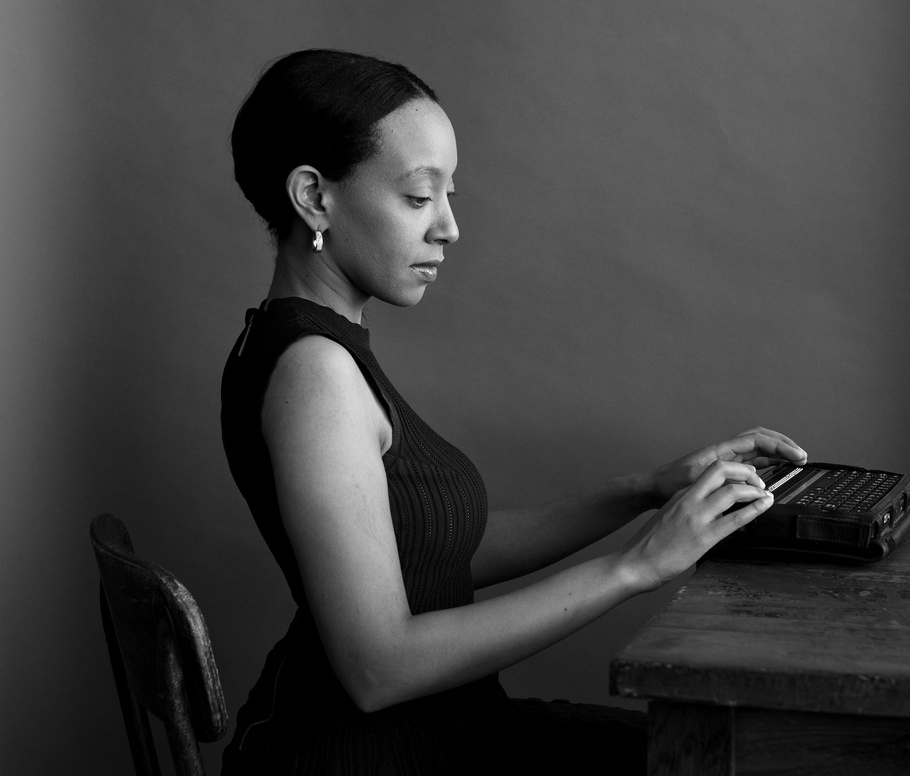
#> input picture 1. Intro to Computer Vision/extra/images/person.jpg, 910 x 776 px, shrunk from 2229 x 1901 before the run
$ jupyter execute --allow-errors 01_Filter_on_classical_computer_vision.ipynb   (shell and % lines are left out)
#> lines starting #> are read from the running program, lines starting #| are printed output that depends on the picture; after the words box and inside, x2 and y2 are one past the last pixel; in counts of white or black regions, pixels touching at a corner belong together
[cell 1]
import matplotlib.pyplot as plt
import matplotlib.image as mpimg

import cv2
import numpy as np
from scipy import ndimage

[cell 2]
# read image
person_img = mpimg.imread("images/person.jpg")
#> person_img is the input picture: shape (776, 910, 3); min 0, max 255, mean 61.9
jeruk_img = mpimg.imread("images/jeruk_nipis.jpg")
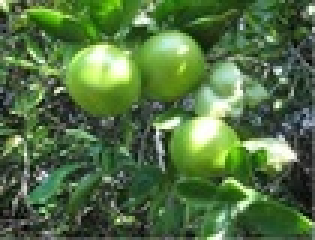
#> input picture 1. Intro to Computer Vision/extra/images/jeruk_nipis.jpg, 105 x 80 px, shrunk from 258 x 195 before the run (shown 3 times larger)
#> jeruk_img is the input picture: shape (80, 105, 3); mean R, G, B 82.3, 112.1, 66.5

[cell 3]
# image shape
person_img.shape, jeruk_img.shape
#> Out = ((776, 910, 3), (80, 105, 3))

[cell 4]
plt.imshow(person_img)
plt.show()

plt.imshow(jeruk_img)
plt.show()

[cell 5]
person_gray =cv2.cvtColor(person_img, cv2.COLOR_RGB2GRAY)
plt.title("Person")
plt.imshow(person_gray, cmap="gray")
plt.show()

[cell 6]
person_gray.shape
#> Out = (776, 910)

[cell 7]
jeruk_gray =cv2.cvtColor(jeruk_img, cv2.COLOR_RGB2GRAY)
plt.title("jeruk")
plt.imshow(jeruk_gray, cmap="gray")
plt.show()

[cell 8]
jeruk_gray.shape
#> Out = (80, 105)

[cell 9]
#create custom kernel
# 3x3 array for edge detection
filter_edge = np.array([
    [0, -1, 0],
    [-1, 4, -1],
    [0, -1, 0]
])

filter_sharpen = np.array([
    [0, -1, 0],
    [-1, 5, -1],
    [0, -1, 0]
])

[cell 10]
def image_filter(img, filter_matrix):
    filtered_imge = cv2.filter2D(img, -1, filter_matrix)
    print(filtered_imge.shape)
#| (80, 105)
    plt.title("filter_img")
    plt.imshow(filtered_imge, cmap="gray")
    plt.show()

[cell 11]
image_filter(jeruk_gray, filter_edge)

[cell 12]
jeruk_gray = cv2.cvtColor(jeruk_img, cv2.COLOR_RGB2GRAY)
plt.title("jeruk")
plt.imshow(jeruk_gray, cmap="gray")
plt.show()

image_filter(jeruk_gray, filter_sharpen)
#> in image_filter (call 2), `filtered_imge = cv2.filter2D(img, -1, filter_matrix)`:
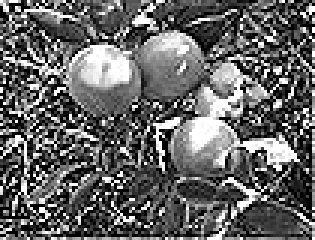
#> filtered_imge: shape (80, 105) (shown 3 times larger); min 0, max 255, mean 100.7
#| (80, 105)

# 1. More Filter Using Scikit-Image

[cell 13]
from skimage import io
from skimage.filters import roberts, sobel, scharr, prewitt

#> (a cell that did not finish here is left out)

#> (a cell that did not finish here is left out)

[cell 16]
fig, axes = plt.subplots(nrows=2, ncols=2, sharex=True, sharey=True, figsize=(8,8))
ax = axes.ravel()

#> (the rest of this cell did not finish here and is left out)

# 2. Image Segmetation

Reference : https://www.ncbi.nlm.nih.gov/pmc/articles/PMC5154238/pdf/kcam-08-05-969641.pdf

[cell 17]
from skimage import io, color, restoration, img_as_float

[cell 18]
import skimage
skimage.__version__

[cell 19]
img = io.imread("images/cell_all.jpeg", as_gray=True)
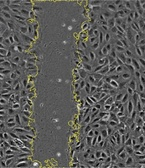
#> input picture 1. Intro to Computer Vision/extra/images/cell_all.jpeg, 145 x 168 px, shrunk from 355 x 412 before the run
#> img: shape (168, 145) float64; min 0, max 0.968, mean 0.359
print(img.shape)
#| (168, 145)
io.imshow(img)

### 2.1 Using Gaussian filter

[cell 20]
from skimage.filters import gaussian

img_gaussian = gaussian(img, sigma=4)
io.imshow(img_gaussian)

### 2.2 Using Hysteresis threshold

[cell 21]
from skimage import filters
low=0.2
high=0.5
img_hyst = filters.apply_hysteresis_threshold(img, low, high)
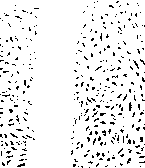
#> img_hyst: shape (168, 145) bool; 93.1% white; black in thin lines or dots
io.imshow(img_hyst)

### 2.3 Using Entropy Filter

[cell 22]
from skimage.filters.rank import entropy
from skimage.morphology import disk

entr_img = entropy(img, disk(10))
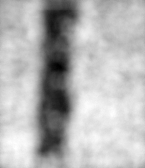
#> entr_img: shape (168, 145) float64; min 3.68, max 6.95, mean 6.01; drawn with min black and max white
io.imshow(entr_img)

[cell 23]
from skimage.filters import try_all_threshold

[cell 24]
fig, ax = try_all_threshold(entr_img, figsize=(10, 8), verbose=False)
plt.show()
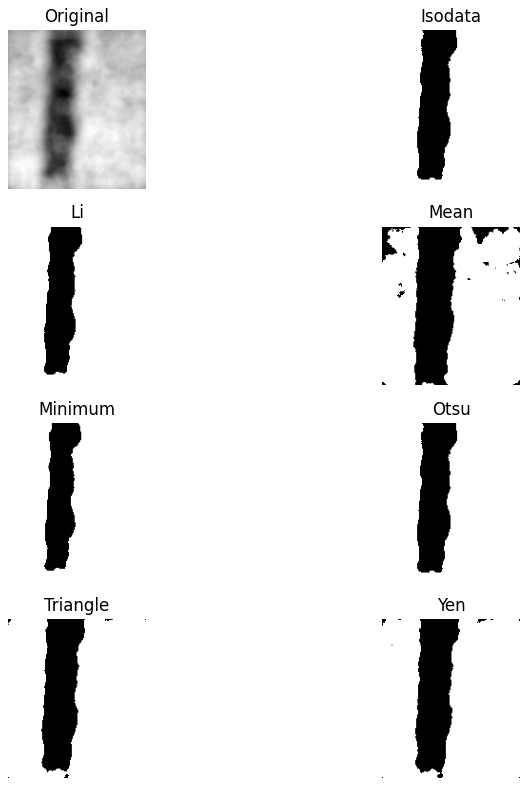
#> figure drawn by matplotlib, 8 panels

[cell 25]
from skimage.filters import threshold_minimum, threshold_otsu

[cell 26]
thresh_min = threshold_minimum(entr_img)
#> thresh_min = 5.16
thresh_min
#> Out = 5.16

[cell 27]
binary=entr_img<=thresh_min
#> binary: shape (168, 145) bool; 16.7% white; 1 white region, box (x1, y1, x2, y2) and area: (38, 0, 77, 156) 4075
plt.imshow(binary, cmap=plt.cm.gray)

[cell 28]
thresh_otsu = threshold_otsu(entr_img)
#> thresh_otsu = 5.5
thresh_otsu
#> Out = 5.5

[cell 29]
binary_otsu=entr_img<=thresh_otsu
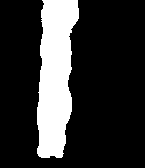
#> binary_otsu: shape (168, 145) bool; 19.9% white; 1 white region, box (x1, y1, x2, y2) and area: (37, 0, 79, 158) 4844
plt.imshow(binary_otsu, cmap=plt.cm.gray)

[cell 30]
(np.sum(binary==1)*100)/(np.sum(binary==0) + np.sum(binary==1))
#> Out = 16.73

[cell 31]
(np.sum(binary_otsu==1)*100)/(np.sum(binary_otsu==0) + np.sum(binary_otsu==1))
#> Out = 19.89

[cell 32]
import glob

time = 0
time_list = []
area_list = []
path = "./images_example/scratch_assay/*.*"
for file in glob.glob(path):
    dict={}
    # read image
    img=io.imread(file)
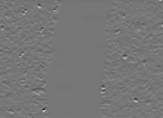
#> input picture 1. Intro to Computer Vision/extra/images/scratch_assay/Scratch0.jpg, 163 x 118 px, shrunk from 400 x 289 before the run
#> img is the input picture: shape (118, 163); min 18, max 213, mean 118.6
    # apply entropy filter
    img_entropy= entropy(img, disk(10))
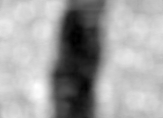
#> img_entropy: shape (118, 163) float64; min 0.557, max 5.4, mean 3.65; drawn with min black and max white
    # define threshold value
    binary=img_entropy<=thresh_min
#> binary: shape (118, 163) bool; 99.4% white; 1 black region, box (x1, y1, x2, y2) and area: (33, 83, 43, 98) 116
    # calcaulate scratch area
    scratch_area = np.sum(binary == 1)
#> scratch_area = 19118
    print("time=", time, "hr ", "scratch_area=", scratch_area)
#| time= 0 hr  scratch_area= 19118
    time_list.append(time)
    time +=1
    area_list.append(scratch_area)
#> pass 2 of the loop `for file in glob.glob(path):`:
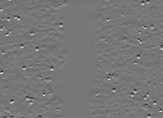
#> input picture 1. Intro to Computer Vision/extra/images/scratch_assay/Scratch3.jpg, 163 x 118 px, shrunk from 400 x 289 before the run
#> img is the input picture: shape (118, 163); min 23, max 238, mean 118.6
#> `img_entropy= entropy(img, disk(10))`:
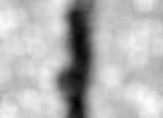
#> img_entropy: shape (118, 163) float64; min 0.577, max 5.58, mean 4.16; drawn with min black and max white
#> `binary=img_entropy<=thresh_min`:
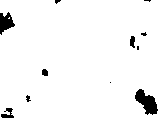
#> binary: shape (118, 163) bool; 96.1% white; 11 black regions (5 under 20 px), largest, box (x1, y1, x2, y2) and area: (135, 89, 158, 115) 327, (0, 12, 15, 35) 201, (1, 108, 14, 118) 72, (130, 36, 135, 48) 47, (42, 69, 48, 76) 36, (26, 95, 31, 102) 21
#> scratch_area = 18483
#| time= 1 hr  scratch_area= 18483
#> pass 3 of the loop `for file in glob.glob(path):`:
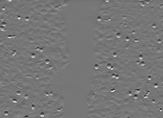
#> input picture 1. Intro to Computer Vision/extra/images/scratch_assay/Scratch4.jpg, 163 x 118 px, shrunk from 400 x 289 before the run
#> img is the input picture: shape (118, 163); min 34, max 239, mean 118.6
#> `binary=img_entropy<=thresh_min`:
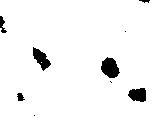
#> binary: shape (118, 163) bool; 95.8% white; 9 black regions (3 under 20 px), largest, box (x1, y1, x2, y2) and area: (101, 57, 120, 78) 274, (33, 47, 51, 71) 214, (128, 88, 146, 102) 198, (0, 16, 7, 33) 60, (17, 93, 25, 101) 43, (139, 0, 150, 3) 20
#> scratch_area = 18421
#| time= 2 hr  scratch_area= 18421

[cell 33]
plt.plot(time_list, area_list, "bo")
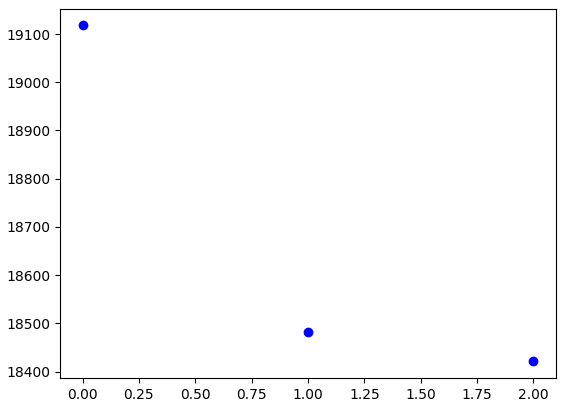
#> figure drawn by matplotlib, 1 panel
